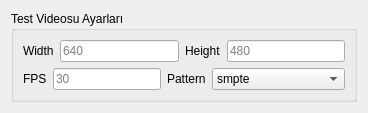
                <widget class="QWidget" name="page_3">
                 <layout class="QHBoxLayout" name="horizontalLayout_5">
                  <item>
                   <widget class="QGroupBox" name="groupBox_6">
                    <property name="title">
                     <string>Test Videosu Ayarları</string>
                    </property>
                    <layout class="QVBoxLayout" name="verticalLayout">
                     <item>
                      <layout class="QHBoxLayout" name="horizontalLayout_27">
                       <item>
                        <widget class="QLabel" name="label_10">
                         <property name="text">
                          <string>Width</string>
                         </property>
                        </widget>
                       </item>
                       <item>
                        <widget class="QLineEdit" name="lineEdit_5">
                         <property name="placeholderText">
                          <string>640</string>
                         </property>
                        </widget>
                       </item>
                       <item>
                        <widget class="QLabel" name="label_7">
                         <property name="text">
                          <string>Height</string>
                         </property>
                        </widget>
                       </item>
                       <item>
                        <widget class="QLineEdit" name="lineEdit_6">
                         <property name="placeholderText">
                          <string>480</string>
                         </property>
                        </widget>
                       </item>
                      </layout>
                     </item>
                     <item>
                      <layout class="QHBoxLayout" name="horizontalLayout_8">
                       <item>
                        <widget class="QLabel" name="label_8">
                         <property name="text">
                          <string>FPS</string>
                         </property>
                        </widget>
                       </item>
                       <item>
                        <widget class="QLineEdit" name="lineEdit_7">
                         <property name="placeholderText">
                          <string>30</string>
                         </property>
                        </widget>
                       </item>
                       <item>
                        <widget class="QLabel" name="label_9">
                         <property name="text">
                          <string>Pattern</string>
                         </property>
                        </widget>
                       </item>
                       <item>
                        <widget class="QComboBox" name="comboBox">
                         <item>
                          <property name="text">
                           <string>smpte</string>
                          </property>
                         </item>
                         <item>
                          <property name="text">
                           <string>snow</string>
                          </property>
                         </item>
                         <item>
                          <property name="text">
                           <string>black</string>
                          </property>
                         </item>
                         <item>
                          <property name="text">
                           <string>white</string>
                          </property>
                         </item>
                         <item>
                          <property name="text">
                           <string>red</string>
                          </property>
                         </item>
                         <item>
                          <property name="text">
                           <string>green</string>
                          </property>
                         </item>
                         <item>
                          <property name="text">
                           <string>blue</string>
                          </property>
                         </item>
                         <item>
                          <property name="text">
                           <string>checkers-1</string>
                          </property>
                         </item>
                         <item>
                          <property name="text">
                           <string>checkers-2</string>
                          </property>
                         </item>
                         <item>
                          <property name="text">
                           <string>checkers-4</string>
                          </property>
                         </item>
                         <item>
                          <property name="text">
                           <string>checkers-8</string>
                          </property>
                         </item>
                         <item>
                          <property name="text">
                           <string>circular</string>
                          </property>
                         </item>
                         <item>
                          <property name="text">
                           <string>blink</string>
                          </property>
                         </item>
                         <item>
                          <property name="text">
                           <string>smpte75</string>
                          </property>
                         </item>
                         <item>
                          <property name="text">
                           <string>zone-plate</string>
                          </property>
                         </item>
                         <item>
                          <property name="text">
                           <string>gamut</string>
                          </property>
                         </item>
                         <item>
                          <property name="text">
                           <string>chroma-zone-plate</string>
                          </property>
                         </item>
                         <item>
                          <property name="text">
                           <string>solid-color</string>
                          </property>
                         </item>
                         <item>
                          <property name="text">
                           <string>ball</string>
                          </property>
                         </item>
                         <item>
                          <property name="text">
                           <string>smpte100</string>
                          </property>
                         </item>
                         <item>
                          <property name="text">
                           <string>bar</string>
                          </property>
                         </item>
                         <item>
                          <property name="text">
                           <string>pinwheel</string>
                          </property>
                         </item>
                         <item>
                          <property name="text">
                           <string>spokes</string>
                          </property>
                         </item>
                         <item>
                          <property name="text">
                           <string>gradient</string>
                          </property>
                         </item>
                         <item>
                          <property name="text">
                           <string>colors</string>
                          </property>
                         </item>
                         <item>
                          <property name="text">
                           <string>smpte-rp-219</string>
                          </property>
                         </item>
                        </widget>
                       </item>
                      </layout>
                     </item>
                    </layout>
                   </widget>
                  </item>
                 </layout>
                </widget>
